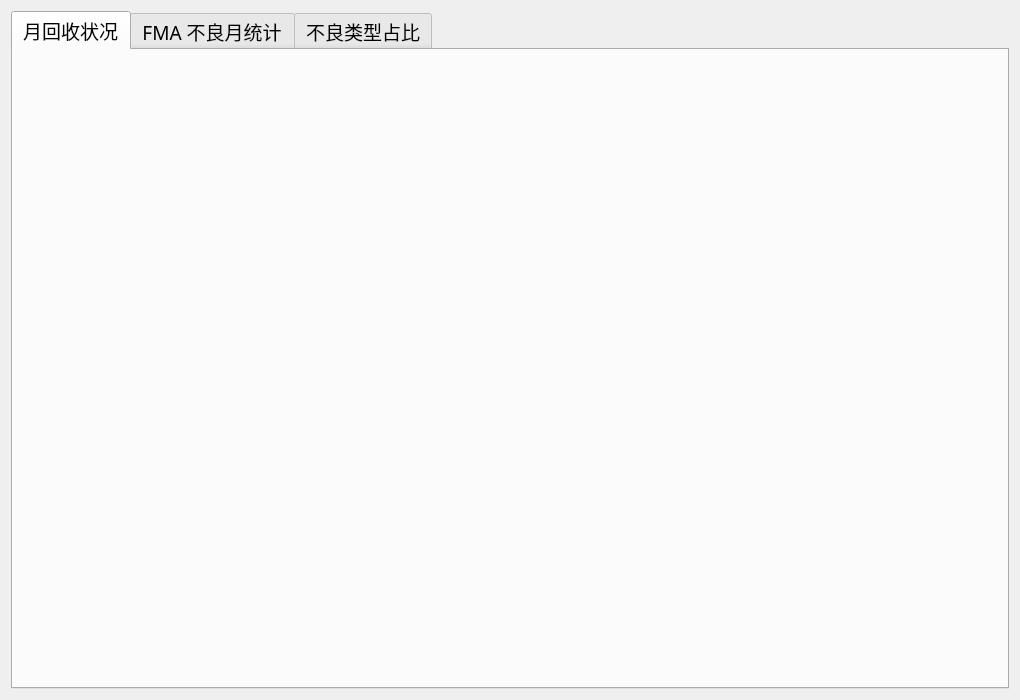
<?xml version="1.0" encoding="UTF-8"?>
<ui version="4.0">
 <class>Dialog</class>
 <widget class="QDialog" name="Dialog">
  <property name="geometry">
   <rect>
    <x>0</x>
    <y>0</y>
    <width>1020</width>
    <height>700</height>
   </rect>
  </property>
  <property name="windowTitle">
   <string>月统计数据图表</string>
  </property>
  <layout class="QVBoxLayout" name="verticalLayout_3">
   <item>
    <widget class="QTabWidget" name="tabWidget">
     <property name="font">
      <font>
       <family>微软雅黑</family>
       <pointsize>14</pointsize>
      </font>
     </property>
     <property name="currentIndex">
      <number>0</number>
     </property>
     <widget class="QWidget" name="tab">
      <attribute name="title">
       <string>月回收状况</string>
      </attribute>
      <layout class="QHBoxLayout" name="horizontalLayout">
       <item>
        <layout class="QHBoxLayout" name="horizontalLayout_2"/>
       </item>
      </layout>
     </widget>
     <widget class="QWidget" name="tab_3">
      <attribute name="title">
       <string>FMA 不良月统计</string>
      </attribute>
      <layout class="QHBoxLayout" name="horizontalLayout_5">
       <item>
        <layout class="QHBoxLayout" name="horizontalLayout_4"/>
       </item>
      </layout>
     </widget>
     <widget class="QWidget" name="tab_2">
      <attribute name="title">
       <string>不良类型占比</string>
      </attribute>
      <layout class="QHBoxLayout" name="horizontalLayout_3">
       <item>
        <layout class="QVBoxLayout" name="verticalLayout"/>
       </item>
      </layout>
     </widget>
    </widget>
   </item>
  </layout>
 </widget>
 <resources/>
 <connections/>
</ui>
